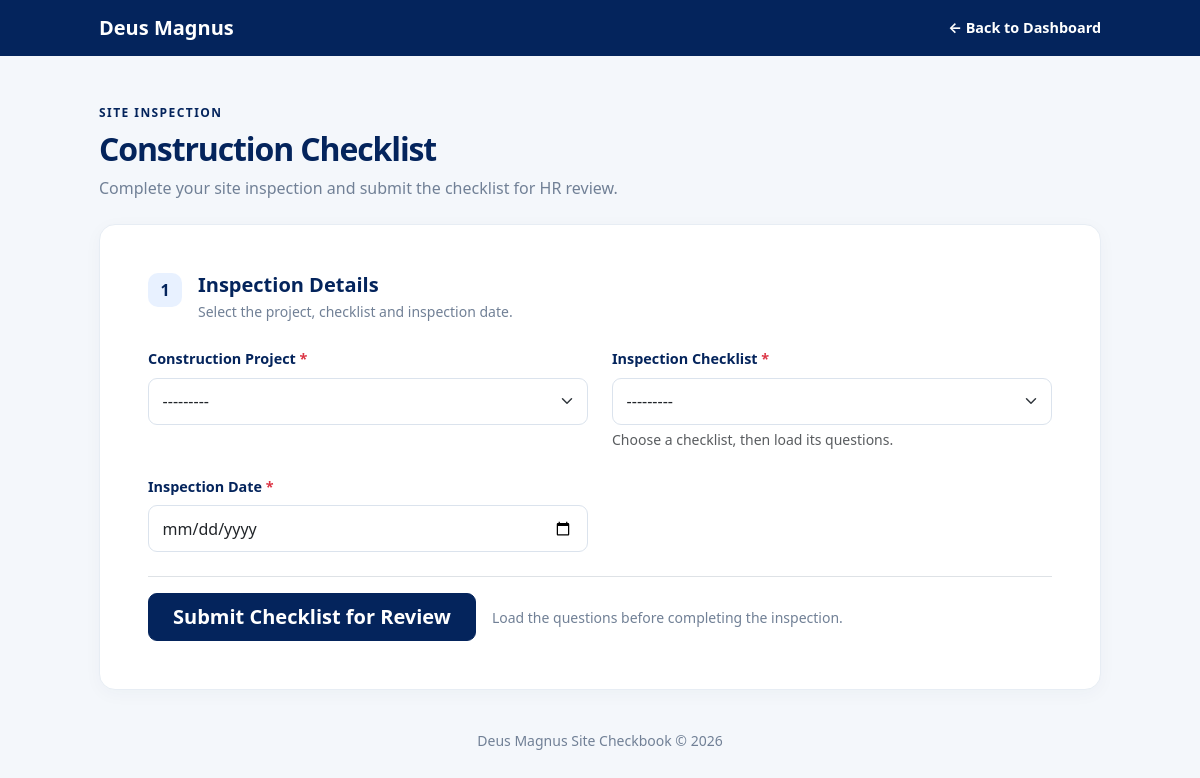
Page /site-checkbook/checklists/submit/?checklist=3 (signed in) on the earlier database version.
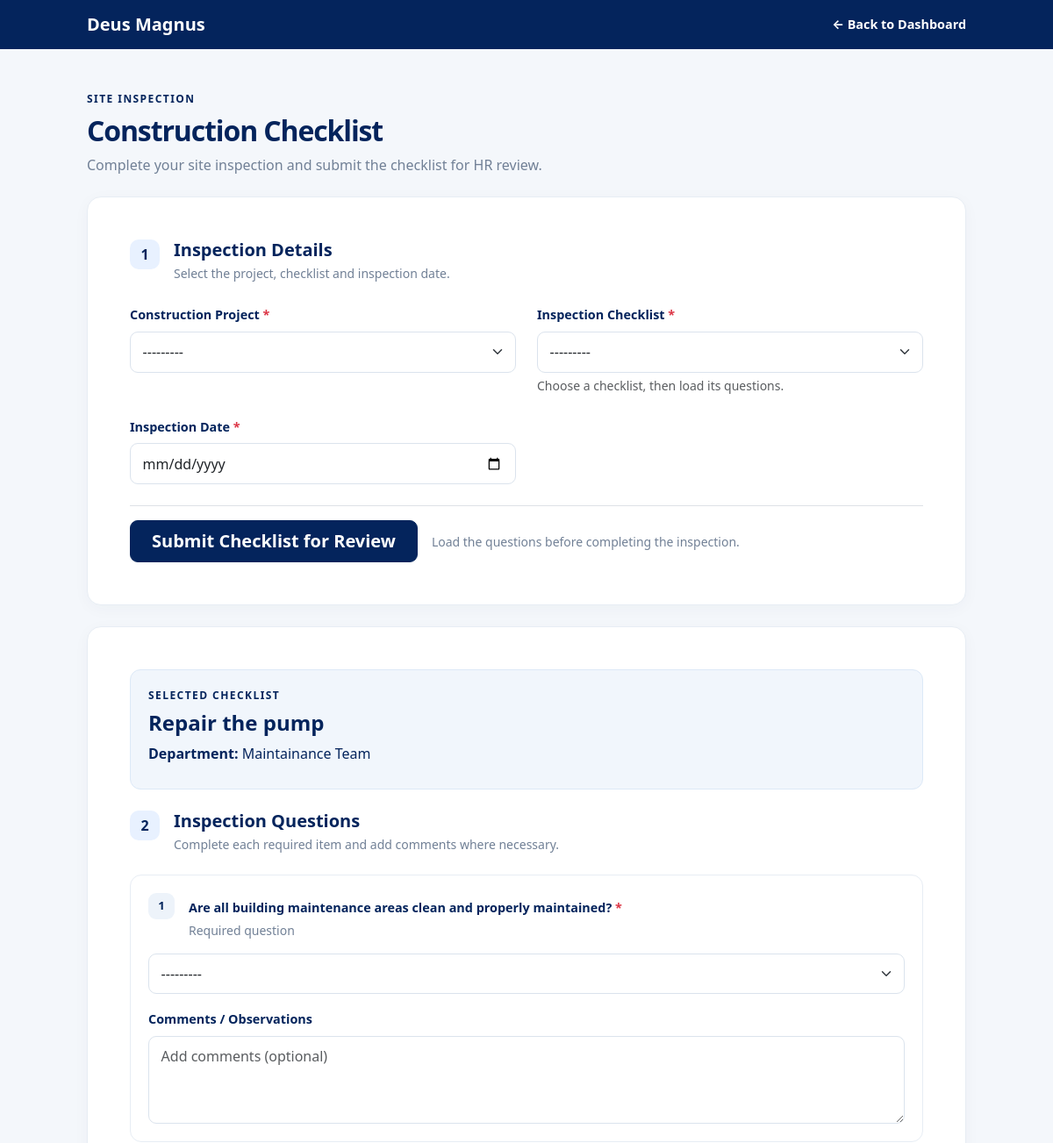
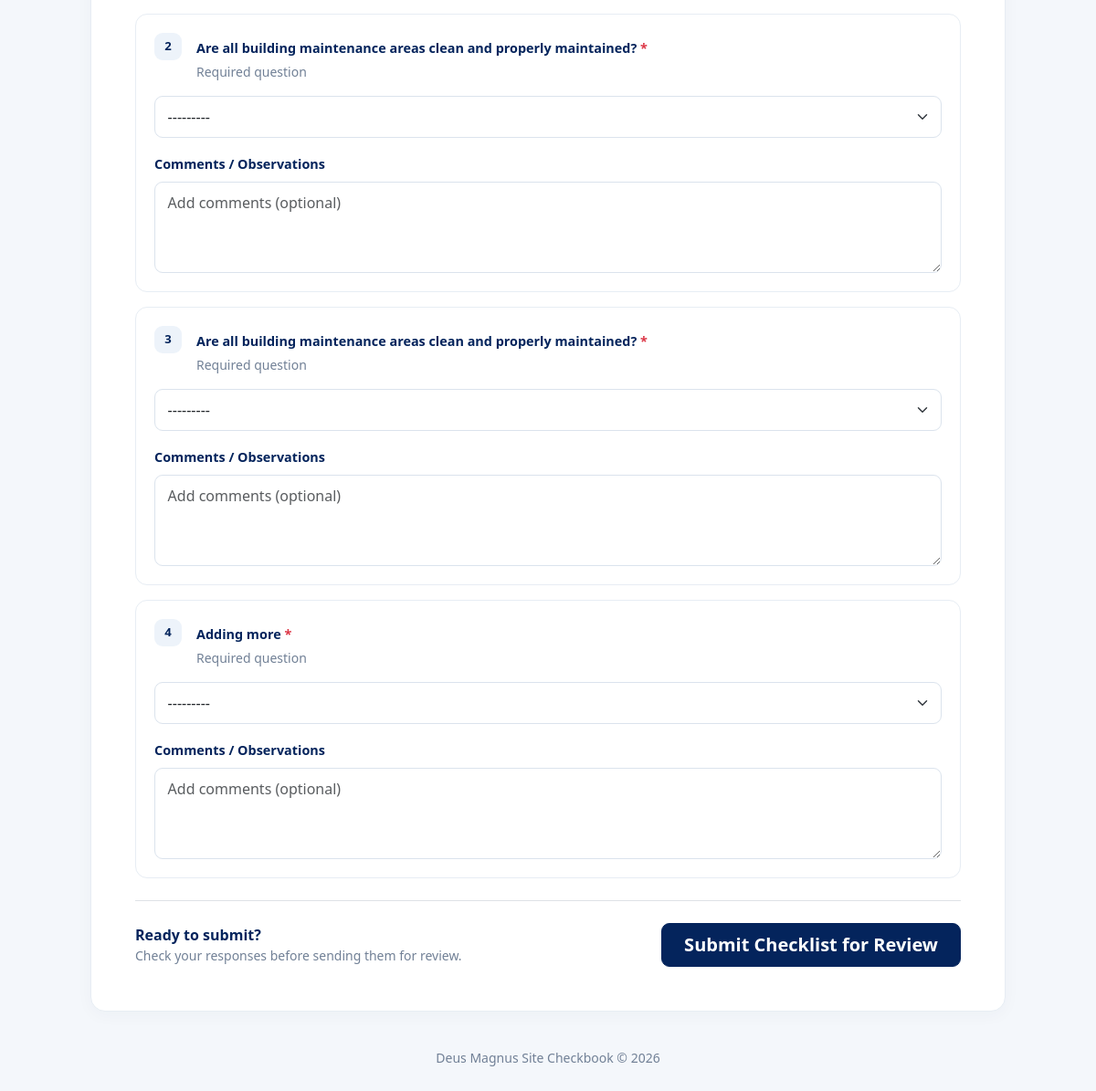
Same page on the later database version (2 pictures, top to bottom).
### site_checkbook/models.py (models this page shows, shortened)
class Checklist(models.Model):
    department = models.ForeignKey(
        Department,
        on_delete=models.PROTECT,
        related_name="checklists",
    )
    title = models.CharField(max_length=200)
    description = models.TextField(blank=True)
    is_active = models.BooleanField(default=True)
    created_at = models.DateTimeField(auto_now_add=True)
    class Meta:
        ordering = ["department__name", "title"]
    def __str__(self):
        return f"{self.department.name} - {self.title}"

class Department(models.Model):
    name = models.CharField(max_length=150, unique=True)
    description = models.TextField(blank=True)
    is_active = models.BooleanField(default=True)
    created_at = models.DateTimeField(auto_now_add=True)
    class Meta:
        ordering = ["name"]

class ChecklistQuestion(models.Model):
    checklist = models.ForeignKey(
        Checklist,
        on_delete=models.CASCADE,
        related_name="questions",
    )
    question_text = models.CharField(max_length=500)
    is_required = models.BooleanField(default=True)
    order = models.PositiveIntegerField(default=1)
    class Meta:
        ordering = ["order", "id"]

### site_checkbook/views.py (the view, shortened to what this page needs)
@login_required
def create_checklist_submission(request, submission_id=None):
    is_post = request.method == "POST"
    editing = submission_id is not None
    if editing:
        submission = get_object_or_404(
            ChecklistSubmission,
            pk=submission_id,
            engineer=request.user,
            status="returned",
        )
    else:
        submission = None
    submission_form = ChecklistSubmissionForm(
        request.POST if is_post else None,
        instance=submission,
        user=request.user,
    )
    if editing:
        submission_form.fields["checklist"].disabled = True
    checklist = submission.checklist if editing else None
    response_forms = []
    if is_post and not editing:
        checklist_id = request.POST.get("checklist")
        if checklist_id:
            checklist = Checklist.objects.filter(
                pk=checklist_id,
                is_active=True,
                department__is_active=True,
            ).first()
    elif not is_post and not editing:
        checklist_id = request.GET.get("checklist")
        if checklist_id:
            checklist = Checklist.objects.filter(
                pk=checklist_id,
                is_active=True,
                department__is_active=True,
            ).first()
    questions = (
        list(checklist.questions.all().order_by("order", "id"))
        if checklist else []
    )
    existing_responses = {
        response.question_id: response
        for response in ChecklistResponse.objects.filter(
            submission=submission
        )
    } if editing else {}
    bind_answers = is_post and "submit_checklist" in request.POST
    for question in questions:
        response_form = ChecklistResponseForm(
            request.POST if bind_answers else None,
            instance=existing_responses.get(question.pk),
            prefix=f"question_{question.pk}",
        )
        response_form.fields["answer"].required = question.is_required
        response_forms.append((question, response_form))
    return render(
        request,
        "site_checkbook/checklist_submission_form.html",
        {
            "submission_form": submission_form,
            "checklist": checklist,
            "response_forms": response_forms,
            "submission": submission,
            "is_editing": editing,
            "is_reviewer": is_hr_reviewer(request.user),
            "can_manage_projects": can_manage_projects(request.user),
        },
    )

### site_checkbook/forms.py
class ChecklistSubmissionForm(forms.ModelForm):
    class Meta:
        model = ChecklistSubmission
        fields = ["project", "checklist", "inspection_date"]
        widgets = {
            "project": forms.Select(
                attrs={"class": "form-select"}
            ),
            "checklist": forms.Select(
                attrs={"class": "form-select"}
            ),
            "inspection_date": forms.DateInput(
                attrs={
                    "type": "date",
                    "class": "form-control",
                }
            ),
        }
    def __init__(self, *args, user=None, **kwargs):
        super().__init__(*args, **kwargs)
        self.fields["project"].queryset = Project.objects.filter(
            is_active=True,
            engineers__id=user.pk,
        ).distinct() if user and not is_hr_reviewer(user) else Project.objects.filter(
            is_active=True
        )
        self.fields["checklist"].queryset = Checklist.objects.filter(
            is_active=True,
            department__is_active=True,
        ).select_related("department")

### site_checkbook/models.py (called while the page is built)
    def __str__(self):
        return f"{self.project_code} - {self.name}"

### templates/site_checkbook/checklist_submission_form.html (shortened to what the changed rows need)
<!DOCTYPE html>
<html lang="en">
<head>
    <link href="https://cdn.jsdelivr.net/npm/bootstrap@5.3.3/dist/css/bootstrap.min.css" rel="stylesheet">
</head>
<body>
<main class="container page-wrap px-3 px-lg-4 py-4 py-lg-5">
    <div class="mb-4">
        <h1 class="page-title h2 mb-2">
            {% if is_editing %}
                Correct Returned Checklist
            {% else %}
                Construction Checklist
            {% endif %}
        </h1>
    </div>
    <form method="post">
        <section class="panel p-3 p-md-4 p-lg-5 mb-4">
            <div class="d-flex align-items-start gap-3 mb-4">
                <div>
                    <h2 class="h5 fw-bold mb-1">Inspection Details</h2>
                </div>
            </div>
        </section>
        {% if checklist %}
            <section class="panel p-3 p-md-4 p-lg-5 mb-4">
                <div class="checklist-banner mb-4">
                    <div class="eyebrow mb-2">Selected Checklist</div>
                    <h2 class="h4 fw-bold mb-2">{{ checklist.title }}</h2>
                    <p class="mb-2">
                        <strong>Department:</strong>
                        {{ checklist.department.name }}
                    </p>
                </div>
                <div class="d-flex align-items-start gap-3 mb-4">
                    <span class="step-number">2</span>
                    <div>
                        <h2 class="h5 fw-bold mb-1">Inspection Questions</h2>
                        <p class="muted small mb-0">
                            Complete each required item and add comments where necessary.
                        </p>
                    </div>
                </div>
                {% for question, response_form in response_forms %}
                    <div class="question-card mb-3">
                        <div class="d-flex align-items-start gap-3 mb-3">
                            <span class="question-number">{{ forloop.counter }}</span>
                            <div class="pt-1">
                                <label for="{{ response_form.answer.id_for_label }}"
                                       class="form-label mb-1">
                                    {{ question.question_text }}
                                    {% if question.is_required %}
                                        <span class="required-mark">*</span>
                                    {% endif %}
                                </label>
                                <div class="small muted">
                                    {% if question.is_required %}
                                        Required question
                                    {% else %}
                                        Optional question
                                    {% endif %}
                                </div>
                            </div>
                        </div>
                        {{ response_form.answer }}
                        <div class="mt-3">
                            <label for="{{ response_form.comments.id_for_label }}"
                                   class="form-label">
                                Comments / Observations
                            </label>
                            {{ response_form.comments }}
                        </div>
                    </div>
                {% empty %}
                    <div class="alert alert-warning mb-0">
                        This checklist has no questions yet. Please contact HR.
                    </div>
                {% endfor %}
                {% if response_forms %}
                    <div class="border-top pt-4 mt-4">
                        <div class="d-flex flex-column flex-sm-row justify-content-between align-items-sm-center gap-3">
                            <div>
                                <div class="fw-bold">Ready to submit?</div>
                                <div class="small muted">
                                    Check your responses before sending them for review.
                                </div>
                            </div>
                            <button type="submit"
                                    name="submit_checklist"
                                    value="1"
                                    class="btn btn-primary btn-lg px-4">
                                {% if is_editing %}
                                    Resubmit Corrected Checklist
                                {% else %}
                                    Submit Checklist for Review
                                {% endif %}
                            </button>
                        </div>
                    </div>
                {% endif %}
            </section>
        {% endif %}
    </form>
</main>
</body>
</html>

Differences in the rows shown:
added Checklist: title "Repair the pump", department.name "Maintainance Team"
added ChecklistQuestion: question_text "Are all building maintenance areas clean and properly maintained?", is_required "Required question"
added ChecklistQuestion: question_text "Are all building maintenance areas clean and properly maintained?", is_required "Required question"
added ChecklistQuestion: question_text "Are all building maintenance areas clean and properly maintained?", is_required "Required question"
added ChecklistQuestion: question_text "Adding more", is_required "Required question"
Other differences:
text now shown: "SELECTED CHECKLIST Department: 2 Inspection Questions Complete each required item and add comments where necessary. Ready to submit? Check your responses before sending them for review. Submit Checklist for Review"
